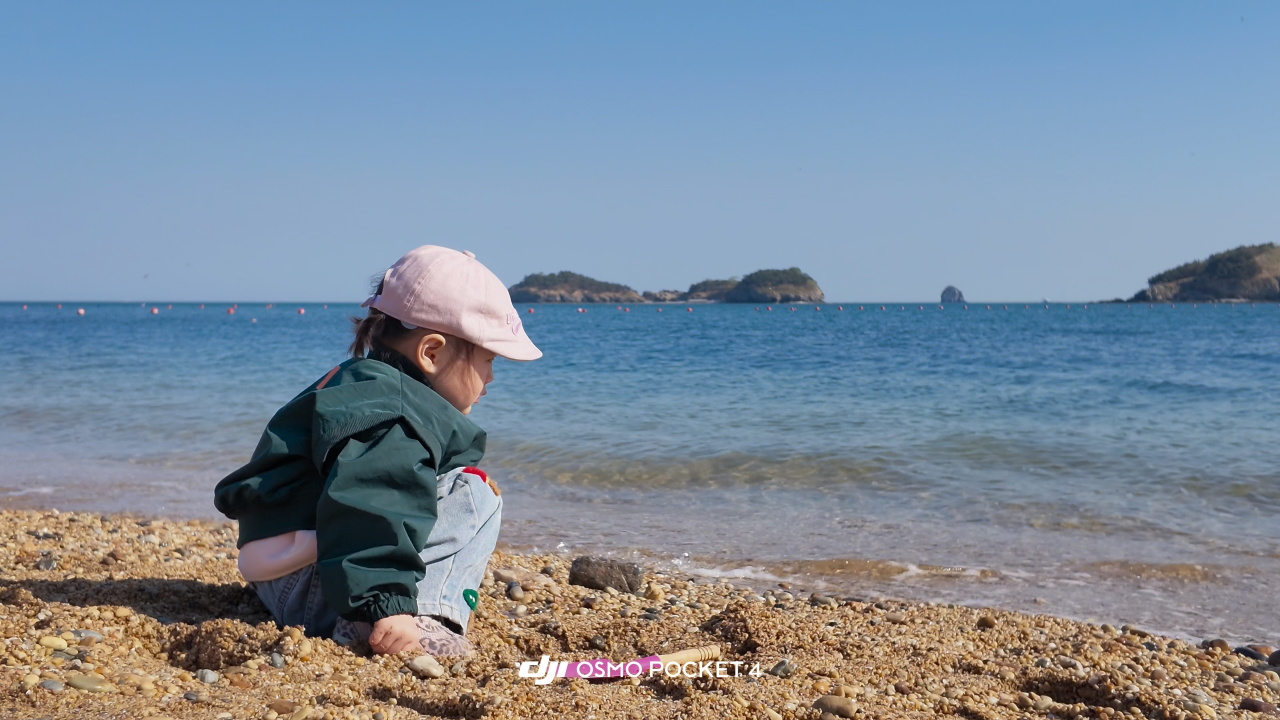
#> input picture assets/sample.jpg, 3840 x 2160 px (shown at 1/3 size)
$ python 01_read_show_save.py
#> lines starting #> are read from the running program, lines starting #| are printed output that depends on the picture
### src/common.py
from pathlib import Path

import cv2
import numpy as np


PROJECT_ROOT = Path(__file__).resolve().parents[1]
ASSETS_DIR = PROJECT_ROOT / "assets"
OUTPUT_DIR = PROJECT_ROOT / "output"
DEFAULT_IMAGE_PATH = ASSETS_DIR / "sample.jpg"


def ensure_output_dir() -> Path:
    OUTPUT_DIR.mkdir(exist_ok=True)
    return OUTPUT_DIR


# [19 lines left out: function create_demo_image, not called in this run]


def load_image_or_demo(path: Path = DEFAULT_IMAGE_PATH) -> np.ndarray:
    image = cv2.imread(str(path))
#> image is the input picture: shape (2160, 3840, 3); mean B, G, R 155.6, 139.5, 124.3
    if image is not None:
        print(f"Loaded image: {path}")
        return image

    print(f"Image not found: {path}")
    print("Using a generated demo image instead.")
    return create_demo_image()


def save_image(name: str, image: np.ndarray) -> Path:
    output_path = ensure_output_dir() / name
    cv2.imwrite(str(output_path), image)
    print(f"Saved: {output_path}")
    return output_path

### src/01_read_show_save.py
import cv2

from common import load_image_or_demo, save_image


def main() -> None:
    image = load_image_or_demo()

    height, width, channels = image.shape
#> height = 2160; width = 3840; channels = 3
    print(f"Image size: {width}x{height}")
#| Image size: 3840x2160
    print(f"Channels: {channels}")
#| Channels: 3

    gray = cv2.cvtColor(image, cv2.COLOR_BGR2GRAY)
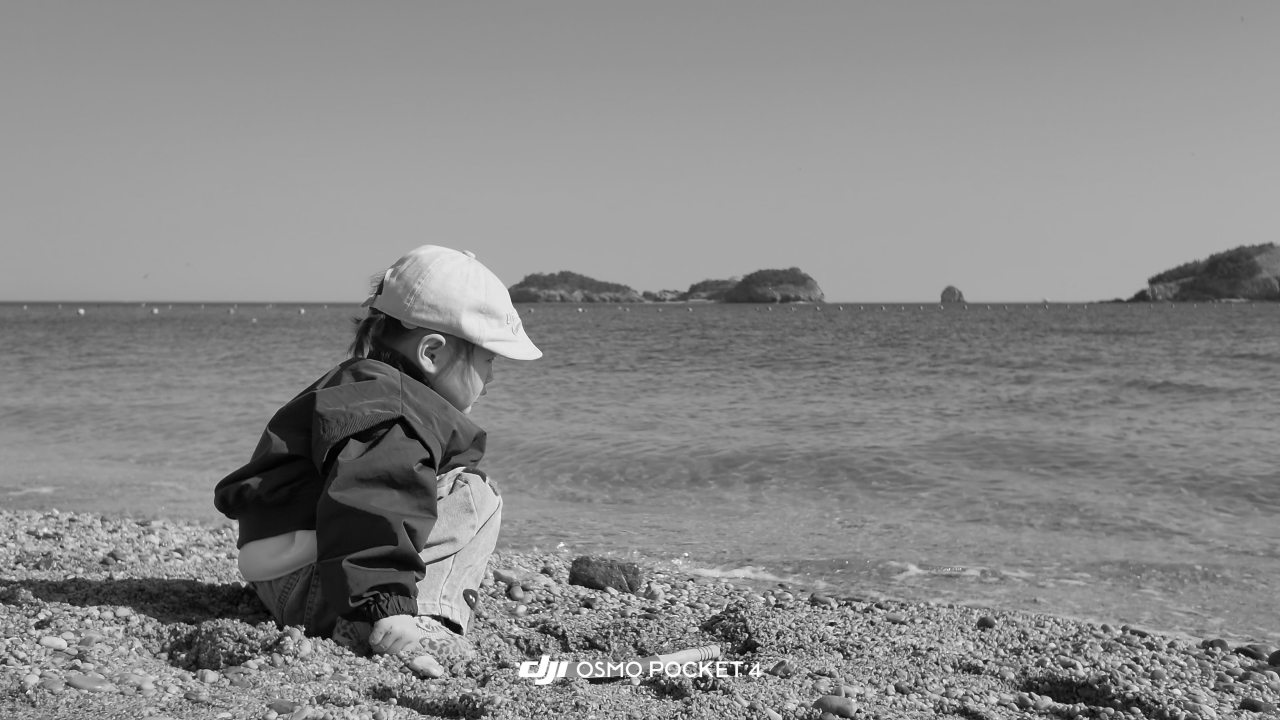
#> gray: shape (2160, 3840) (shown at 1/3 size); min 0, max 255, mean 136.7

    save_image("01_original.jpg", image)
    save_image("01_gray.jpg", gray)

    # imshow opens GUI windows. Press any key in an image window to close them.
    cv2.imshow("Original", image)
    cv2.imshow("Gray", gray)
    cv2.waitKey(0)
    cv2.destroyAllWindows()


if __name__ == "__main__":
    main()
